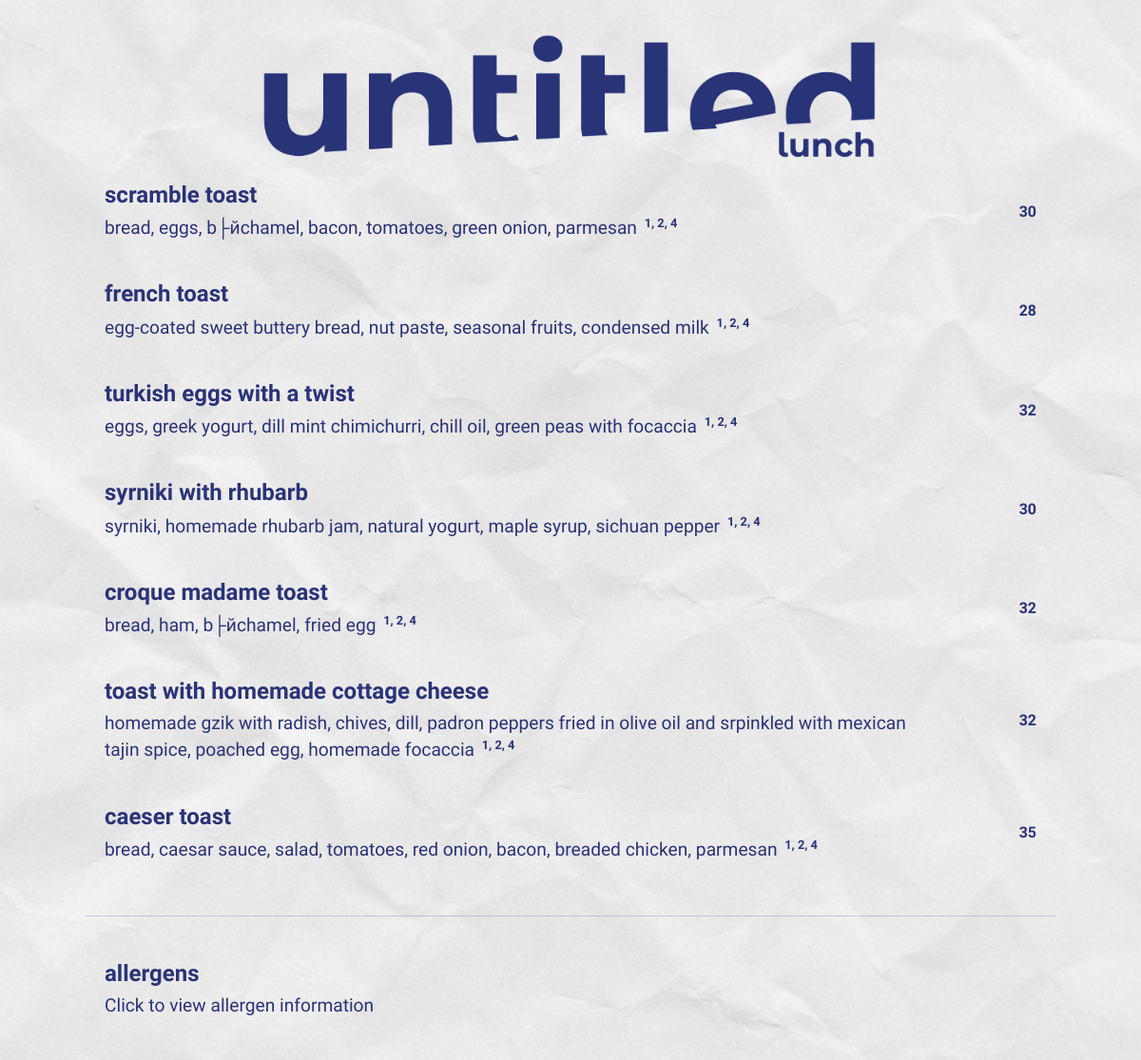
/toasts/, run on an earlier commit of the app's database.
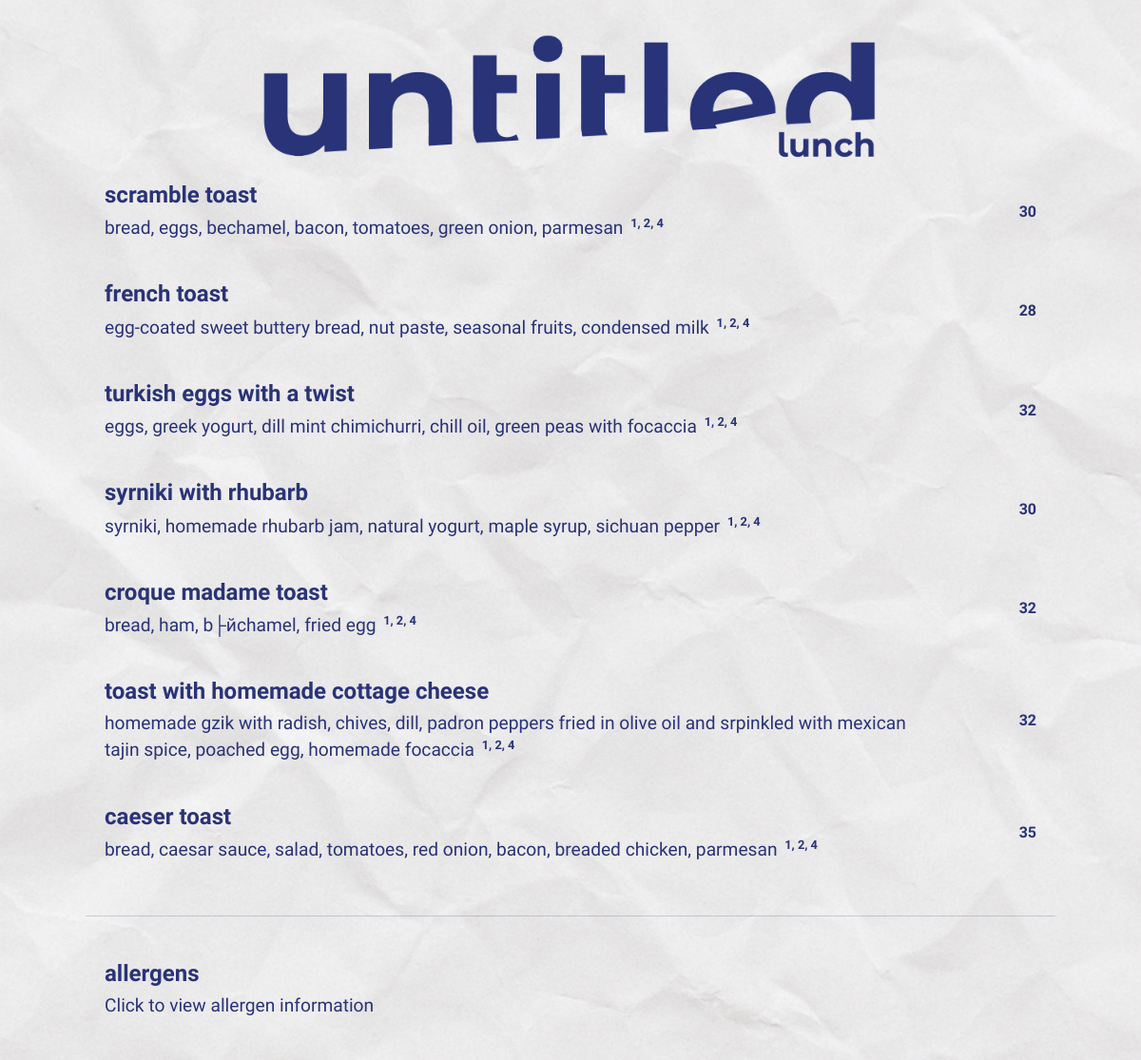
And on a later commit of the database.
### menu/models.py (models this page shows, shortened)
class Toast(models.Model):
    name = models.CharField(max_length=100)
    image = models.ImageField(upload_to='menu/images/', blank=True, null=True)
    description = models.TextField(blank=True)
    allergens = models.TextField(blank=True)
    price = models.DecimalField(max_digits=8, decimal_places=2, default=0)
    order = models.PositiveIntegerField(default=0)
    is_active = models.BooleanField(default=True)
    created_at = models.DateTimeField(auto_now_add=True, blank=True, null=True)
    updated_at = models.DateTimeField(auto_now=True, blank=True, null=True)
    @property
    def price_display(self):
        if self.price == self.price.to_integral_value():
            return int(self.price)
        return self.price

### menu/views.py (the view)
# urls.py: path('toasts/', views.toasts_list, name='toasts'),
def toasts_list(request):
    toasts = Toast.objects.filter(is_active=True).order_by('order', 'name')
    return render(request, 'menu/toasts.html', {'toasts': toasts})

### menu/templates/menu/toasts.html (shortened to what this page needs)
{% extends 'menu/base.html' %}
{% load static %}
{% block body_class %}toasts-page{% endblock %}
{% block content %}
<div class="menu-page">
    <div class="logo">
        <img src="{% static 'menu/images/logo_lunch.png' %}" alt="Untitled Toasts" class="logo-img">
    </div>
    {% for toast in toasts %}
        <div class="menu-item" data-id="{{ toast.id }}" {% if toast.description %}data-description="{{ toast.description }}"{% endif %} {% if toast.image %}data-image="{{ toast.image.url }}"{% endif %}>
            <div class="menu-center">
                <h3>{{ toast.name }}</h3>
                {% if toast.description %}
                    <p class="description">
                        {{ toast.description }}
                        {% if toast.allergens %}
                            <sup class="allergens-sup">{{ toast.allergens }}</sup>
                        {% endif %}
                    </p>
                {% elif toast.allergens %}
                    <p class="description">
                        <sup class="allergens-sup">{{ toast.allergens }}</sup>
                    </p>
                {% endif %}
            </div>
            <div class="menu-right">
                <p>{{ toast.price_display }}</p>
            </div>
        </div>
    {% empty %}
        <p class="empty">No toasts available 🍞</p>
    {% endfor %}
    <div class="allergens-section">
        <div class="menu-item allergens-item" data-allergens-info="true">
            <div class="menu-center">
                <h3>Allergens</h3>
                <p class="description">Click to view allergen information</p>
            </div>
        </div>
    </div>
</div>
{% endblock %}

What changed in the data, as far as the page shows it:
changed Toast "scramble toast": description "bread, eggs, b├йchamel, bacon, tomatoes, green onion, parmesan" → "bread, eggs, bechamel, bacon, tomatoes, green onion, parmesan"
